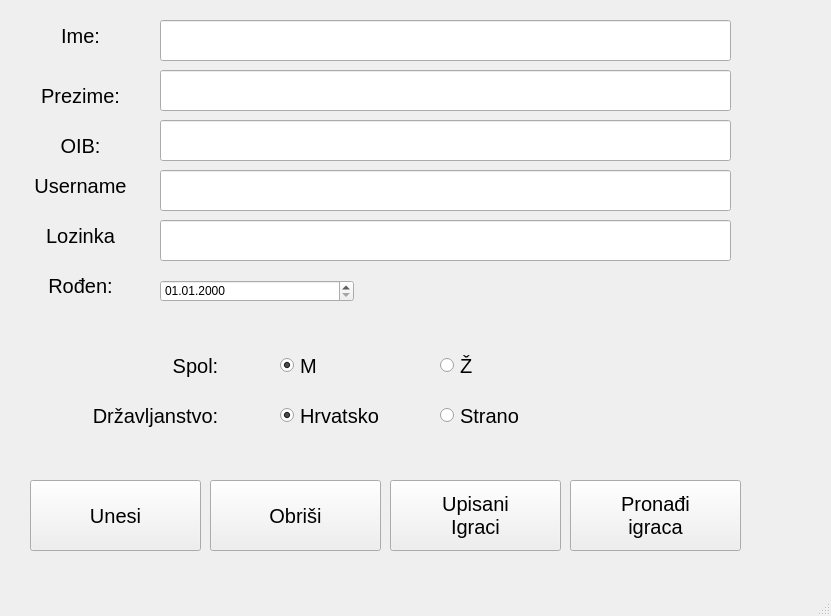
<?xml version="1.0" encoding="UTF-8"?>
<ui version="4.0">
 <class>MainWindow</class>
 <widget class="QMainWindow" name="MainWindow">
  <property name="geometry">
   <rect>
    <x>0</x>
    <y>0</y>
    <width>831</width>
    <height>616</height>
   </rect>
  </property>
  <property name="windowTitle">
   <string>Registracija igrača</string>
  </property>
  <widget class="QWidget" name="centralwidget">
   <widget class="QLabel" name="label">
    <property name="geometry">
     <rect>
      <x>30</x>
      <y>20</y>
      <width>101</width>
      <height>31</height>
     </rect>
    </property>
    <property name="font">
     <font>
      <pointsize>15</pointsize>
     </font>
    </property>
    <property name="text">
     <string>Ime:</string>
    </property>
    <property name="alignment">
     <set>Qt::AlignCenter</set>
    </property>
   </widget>
   <widget class="QLabel" name="label_2">
    <property name="geometry">
     <rect>
      <x>30</x>
      <y>80</y>
      <width>101</width>
      <height>31</height>
     </rect>
    </property>
    <property name="font">
     <font>
      <pointsize>15</pointsize>
     </font>
    </property>
    <property name="text">
     <string>Prezime:</string>
    </property>
    <property name="alignment">
     <set>Qt::AlignCenter</set>
    </property>
   </widget>
   <widget class="QLabel" name="label_3">
    <property name="geometry">
     <rect>
      <x>30</x>
      <y>130</y>
      <width>101</width>
      <height>31</height>
     </rect>
    </property>
    <property name="font">
     <font>
      <pointsize>15</pointsize>
     </font>
    </property>
    <property name="text">
     <string>OIB:</string>
    </property>
    <property name="alignment">
     <set>Qt::AlignCenter</set>
    </property>
   </widget>
   <widget class="QLabel" name="label_4">
    <property name="geometry">
     <rect>
      <x>120</x>
      <y>350</y>
      <width>151</width>
      <height>31</height>
     </rect>
    </property>
    <property name="font">
     <font>
      <pointsize>15</pointsize>
     </font>
    </property>
    <property name="text">
     <string>Spol:</string>
    </property>
    <property name="alignment">
     <set>Qt::AlignCenter</set>
    </property>
   </widget>
   <widget class="QLabel" name="label_6">
    <property name="geometry">
     <rect>
      <x>30</x>
      <y>170</y>
      <width>101</width>
      <height>31</height>
     </rect>
    </property>
    <property name="font">
     <font>
      <pointsize>15</pointsize>
     </font>
    </property>
    <property name="text">
     <string>Username</string>
    </property>
    <property name="alignment">
     <set>Qt::AlignCenter</set>
    </property>
   </widget>
   <widget class="QPushButton" name="unosGumb">
    <property name="geometry">
     <rect>
      <x>30</x>
      <y>480</y>
      <width>171</width>
      <height>71</height>
     </rect>
    </property>
    <property name="font">
     <font>
      <pointsize>15</pointsize>
     </font>
    </property>
    <property name="text">
     <string>Unesi</string>
    </property>
   </widget>
   <widget class="QPushButton" name="brisiGumb">
    <property name="geometry">
     <rect>
      <x>210</x>
      <y>480</y>
      <width>171</width>
      <height>71</height>
     </rect>
    </property>
    <property name="font">
     <font>
      <pointsize>15</pointsize>
     </font>
    </property>
    <property name="text">
     <string>Obriši</string>
    </property>
   </widget>
   <widget class="QPushButton" name="pregledUpisanihGumb">
    <property name="geometry">
     <rect>
      <x>390</x>
      <y>480</y>
      <width>171</width>
      <height>71</height>
     </rect>
    </property>
    <property name="font">
     <font>
      <pointsize>15</pointsize>
     </font>
    </property>
    <property name="text">
     <string>Upisani
Igraci</string>
    </property>
   </widget>
   <widget class="QPushButton" name="pronadjiGumb">
    <property name="geometry">
     <rect>
      <x>570</x>
      <y>480</y>
      <width>171</width>
      <height>71</height>
     </rect>
    </property>
    <property name="font">
     <font>
      <pointsize>15</pointsize>
     </font>
    </property>
    <property name="text">
     <string>Pronađi
igraca</string>
    </property>
   </widget>
   <widget class="QLineEdit" name="imeText">
    <property name="geometry">
     <rect>
      <x>160</x>
      <y>20</y>
      <width>571</width>
      <height>41</height>
     </rect>
    </property>
    <property name="font">
     <font>
      <pointsize>15</pointsize>
     </font>
    </property>
   </widget>
   <widget class="QLineEdit" name="prezimeText">
    <property name="geometry">
     <rect>
      <x>160</x>
      <y>70</y>
      <width>571</width>
      <height>41</height>
     </rect>
    </property>
    <property name="font">
     <font>
      <pointsize>15</pointsize>
     </font>
    </property>
   </widget>
   <widget class="QLineEdit" name="oibText">
    <property name="geometry">
     <rect>
      <x>160</x>
      <y>120</y>
      <width>571</width>
      <height>41</height>
     </rect>
    </property>
    <property name="font">
     <font>
      <pointsize>15</pointsize>
     </font>
    </property>
    <property name="inputMethodHints">
     <set>Qt::ImhDigitsOnly</set>
    </property>
    <property name="maxLength">
     <number>11</number>
    </property>
   </widget>
   <widget class="QLineEdit" name="usernameText">
    <property name="geometry">
     <rect>
      <x>160</x>
      <y>170</y>
      <width>571</width>
      <height>41</height>
     </rect>
    </property>
    <property name="font">
     <font>
      <pointsize>15</pointsize>
     </font>
    </property>
   </widget>
   <widget class="QRadioButton" name="muskiRadio">
    <property name="enabled">
     <bool>true</bool>
    </property>
    <property name="geometry">
     <rect>
      <x>280</x>
      <y>350</y>
      <width>141</width>
      <height>31</height>
     </rect>
    </property>
    <property name="font">
     <font>
      <pointsize>15</pointsize>
     </font>
    </property>
    <property name="text">
     <string>M</string>
    </property>
    <property name="checked">
     <bool>true</bool>
    </property>
    <attribute name="buttonGroup">
     <string notr="true">spolGroup</string>
    </attribute>
   </widget>
   <widget class="QRadioButton" name="zenskiRadio">
    <property name="geometry">
     <rect>
      <x>440</x>
      <y>350</y>
      <width>141</width>
      <height>31</height>
     </rect>
    </property>
    <property name="font">
     <font>
      <pointsize>15</pointsize>
     </font>
    </property>
    <property name="text">
     <string>Ž</string>
    </property>
    <attribute name="buttonGroup">
     <string notr="true">spolGroup</string>
    </attribute>
   </widget>
   <widget class="QRadioButton" name="hrvatskoRadio">
    <property name="geometry">
     <rect>
      <x>280</x>
      <y>400</y>
      <width>141</width>
      <height>31</height>
     </rect>
    </property>
    <property name="font">
     <font>
      <pointsize>15</pointsize>
     </font>
    </property>
    <property name="text">
     <string>Hrvatsko</string>
    </property>
    <property name="checked">
     <bool>true</bool>
    </property>
    <attribute name="buttonGroup">
     <string notr="true">drzavljanstvoGroup</string>
    </attribute>
   </widget>
   <widget class="QLabel" name="label_5">
    <property name="geometry">
     <rect>
      <x>80</x>
      <y>400</y>
      <width>151</width>
      <height>31</height>
     </rect>
    </property>
    <property name="font">
     <font>
      <pointsize>15</pointsize>
     </font>
    </property>
    <property name="text">
     <string>Državljanstvo:</string>
    </property>
    <property name="alignment">
     <set>Qt::AlignCenter</set>
    </property>
   </widget>
   <widget class="QRadioButton" name="stranoRadio">
    <property name="enabled">
     <bool>true</bool>
    </property>
    <property name="geometry">
     <rect>
      <x>440</x>
      <y>400</y>
      <width>141</width>
      <height>31</height>
     </rect>
    </property>
    <property name="font">
     <font>
      <pointsize>15</pointsize>
     </font>
    </property>
    <property name="text">
     <string>Strano</string>
    </property>
    <property name="checked">
     <bool>false</bool>
    </property>
    <attribute name="buttonGroup">
     <string notr="true">drzavljanstvoGroup</string>
    </attribute>
   </widget>
   <widget class="QLineEdit" name="lozinkaText">
    <property name="geometry">
     <rect>
      <x>160</x>
      <y>220</y>
      <width>571</width>
      <height>41</height>
     </rect>
    </property>
    <property name="font">
     <font>
      <pointsize>15</pointsize>
     </font>
    </property>
    <property name="echoMode">
     <enum>QLineEdit::Password</enum>
    </property>
   </widget>
   <widget class="QLabel" name="label_7">
    <property name="geometry">
     <rect>
      <x>30</x>
      <y>220</y>
      <width>101</width>
      <height>31</height>
     </rect>
    </property>
    <property name="font">
     <font>
      <pointsize>15</pointsize>
     </font>
    </property>
    <property name="text">
     <string>Lozinka</string>
    </property>
    <property name="alignment">
     <set>Qt::AlignCenter</set>
    </property>
   </widget>
   <widget class="QLabel" name="label_8">
    <property name="geometry">
     <rect>
      <x>30</x>
      <y>270</y>
      <width>101</width>
      <height>31</height>
     </rect>
    </property>
    <property name="font">
     <font>
      <pointsize>15</pointsize>
     </font>
    </property>
    <property name="text">
     <string>Rođen:</string>
    </property>
    <property name="alignment">
     <set>Qt::AlignCenter</set>
    </property>
   </widget>
   <widget class="QDateTimeEdit" name="dateTimeEdit">
    <property name="geometry">
     <rect>
      <x>160</x>
      <y>280</y>
      <width>194</width>
      <height>22</height>
     </rect>
    </property>
    <property name="inputMethodHints">
     <set>Qt::ImhDate|Qt::ImhPreferNumbers</set>
    </property>
    <property name="displayFormat">
     <string>dd.MM.yyyy</string>
    </property>
   </widget>
  </widget>
  <widget class="QMenuBar" name="menubar">
   <property name="geometry">
    <rect>
     <x>0</x>
     <y>0</y>
     <width>831</width>
     <height>22</height>
    </rect>
   </property>
  </widget>
  <widget class="QStatusBar" name="statusbar"/>
 </widget>
 <resources/>
 <connections/>
 <buttongroups>
  <buttongroup name="drzavljanstvoGroup"/>
  <buttongroup name="spolGroup"/>
 </buttongroups>
</ui>
